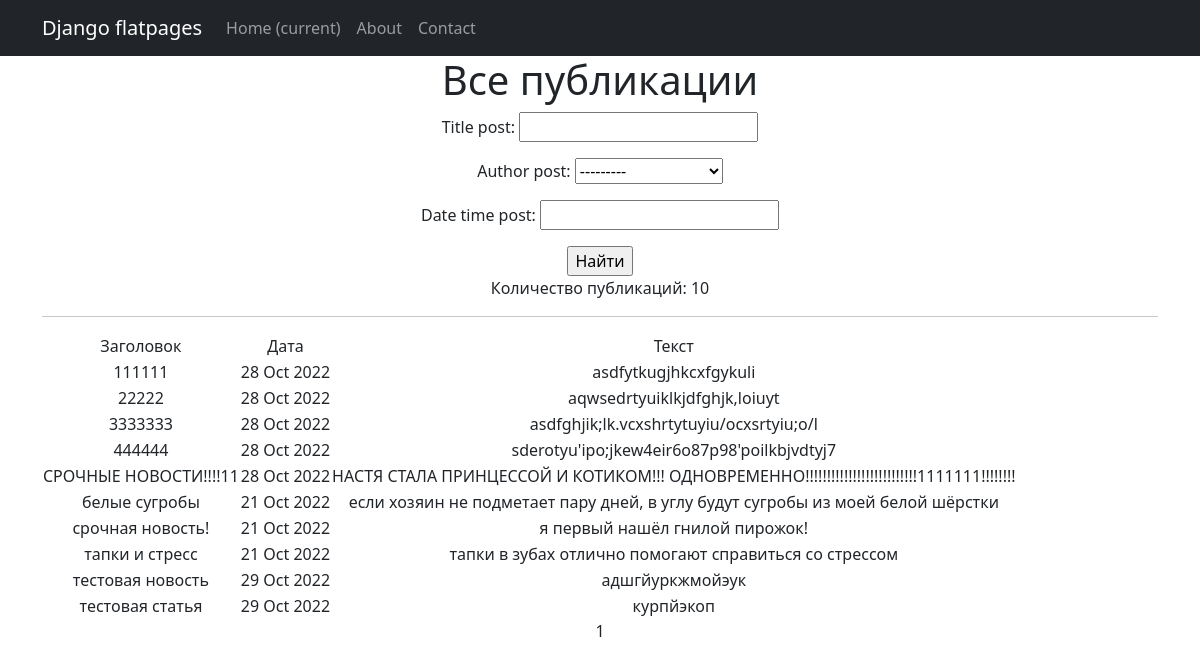
The app's page /posts/, older data.
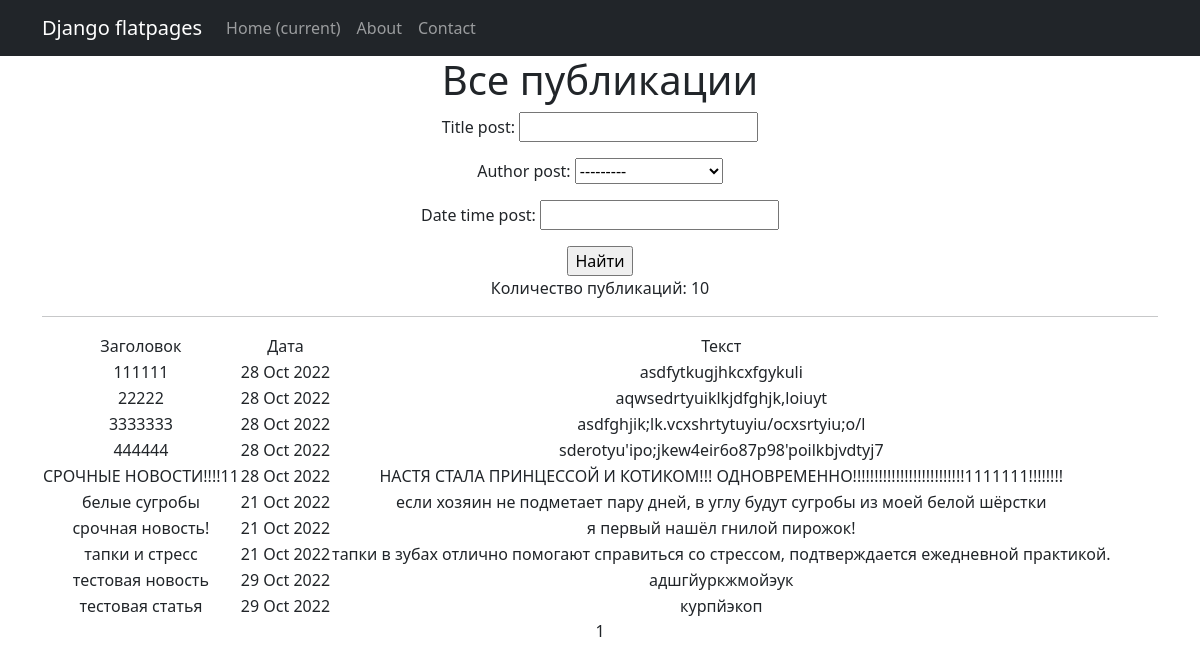
The same page, newer data.
### NewsApp/models.py (models this page shows, shortened)
class Post(models.Model):
    article = 'AR'
    news = 'NE'
    TYPE = [
    (article, 'статья'),
    (news, 'новость')]
    author_post = models.ForeignKey(Author, on_delete=models.CASCADE)
    type_post = models.CharField(max_length=2, choices=TYPE, default=article)
    date_time_post = models.DateTimeField(auto_now_add=True)
    categories_post = models.ManyToManyField(Category, through='PostCategory')
    title_post = models.CharField(max_length=250)
    text_post = models.TextField()
    rating_post = models.FloatField(default=0.0)

### NewsApp/views.py (the view)
# urls.py: path('', PostsList.as_view(), name='post_list'),
class PostsList(ListView):
    model = Post
    ordering = 'title_post'
    template_name = 'posts.html'
    context_object_name = 'posts'
    paginate_by = 10
    def get_queryset(self):
        queryset = super().get_queryset()
        self.filterset = PostFilter(self.request.GET, queryset)
        return self.filterset.qs
    def get_context_data(self, **kwargs):
        context = super().get_context_data(**kwargs)
        context['filterset'] = self.filterset
        return context

### NewsApp/templatetags/custom_filters.py (called while the page is built)
@register.filter()
def censor(value):
    for word in words:
        value = value.replace(word, '***')
    return value

### templates/posts.html (shortened to what this page needs)
{% extends 'flatpages/default.html' %}
{% load custom_filters %}
{% load custom_tags %}
{% block content %}
<h1>Все публикации </h1>
<form action="" method="get">
    {{ filterset.form.as_p }}
    <input type="submit" value="Найти" />
</form>
Количество публикаций: {{  posts|length}}
<hr>
{% if posts %}
<table>
    <tr>
        <td>Заголовок</td>
        <td>Дата</td>
        <td>Текст</td>
    </tr>
    {% for post in posts %}
    <tr>
        <td>{{ post.title_post|censor }}</td>
        <td>{{ post.date_time_post|date:'d M Y' }}</td>
        <td>{{ post.text_post|truncatewords:20 }}</td>
    </tr>
    {% endfor %}
</table>
{% else %}
<h2>Публикаций нет!</h2>
{% endif %}
{{ page_obj.number }}
{% endblock content %}

Row changes from the older to the newer data that the page shows:
changed Post "тапки и стресс": text_post "тапки в зубах отлично помогают справиться со стрессом" → "тапки в зубах отлично помогают справиться со стрессом, подтверждается ежедневной практикой."
